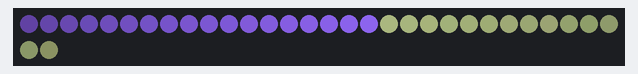
The sketch below on a simulated Arduino Uno, built with avr-gcc and run on an emulated ATmega328P. Parts: 32 RGB LEDs in strip order, left to right, continuing on the next row. Dim RGB values are drawn brighter than linear; the strip is taken to match the declared colour order; random numbers use the default seed unless the sketch sets one.

Above: at 0.2 s.
At 5.19 s:
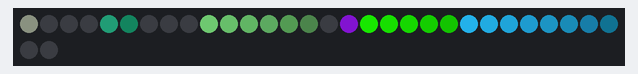
At 10.1 s:
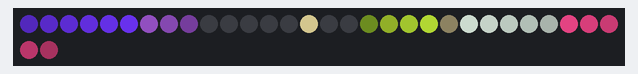
At 20.1 s:
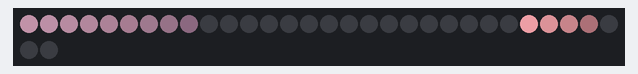
At 30.02 s:
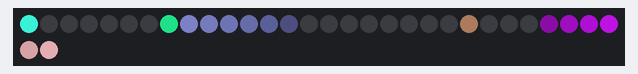
At 39.93 s:
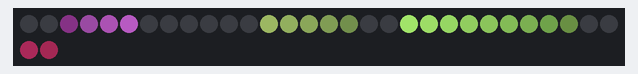

The sketch:

Particles.ino
```cpp
#include <Adafruit_NeoPixel.h>
#include "LEDStripParticleEmitter.h"

#define LED_STRIP_PIN 11
#define PIXEL_COUNT 32
#define PIXELS_PER_METER 30
#define PARTICLE_COUNT 9
#define MAX_COLOR 255

// Parameter 1 = number of pixels in strip
// Parameter 2 = pin number (most are valid)
// Parameter 3 = pixel type flags, add together as needed:
//   NEO_RGB     Pixels are wired for RGB bitstream
//   NEO_GRB     Pixels are wired for GRB bitstream
//   NEO_KHZ400  400 KHz bitstream (e.g. FLORA pixels)
//   NEO_KHZ800  800 KHz bitstream (e.g. High Density LED strip)

Adafruit_NeoPixel strip = Adafruit_NeoPixel(PIXEL_COUNT, LED_STRIP_PIN, NEO_RGB + NEO_KHZ800);
LEDStripParticleEmitter emitter = LEDStripParticleEmitter(PIXEL_COUNT, PIXELS_PER_METER, PARTICLE_COUNT);

void setup() {
  Serial.begin(9600);
  strip.begin();
  // The speed of each particle varies by plus or minus half of the range value.
  emitter.particleSpeedMetersPerSec = emitter.particleSpeedRange = 1.0;
  emitter.maxColor = MAX_COLOR;
  emitter.threed = false;

  // Enter up to 3 colors to sequence,
  // or let the emitter choose random colors
//  emitter.colorSequence[0] = strip.Color(255, 0, 0);
//  emitter.colorSequence[1] = strip.Color(0, 255, 0);
//  emitter.colorSequence[2] = strip.Color(255, 255, 255);
}

void loop() {
  emitter.updateStrip(strip);
}
```

LEDStripParticleEmitter.cpp
```cpp
// (licence header left out)
#include "LEDStripParticleEmitter.h"
#include <stdlib.h>
#include <math.h>

#define MAX_COLOR 255
#define MAX_VELOCITY 0.015  // TODO: Set this indirectly by specifying max seconds to transit entire strip.
#define FPS 30.0
#define MILLIS_PER_FRAME (1000 / FPS)

LEDStripParticleEmitter::LEDStripParticleEmitter(uint16_t _pixelCount, uint8_t _ppm, uint8_t _particleCount) {
    pixelCount = _pixelCount;
    ppm = (_ppm > 0 ? _ppm : 1);
    particleSpeedMetersPerSec = 3.5;
    particleSpeedRange = 0.0;
    stripPosition = 0.5;
    zDeltaDirection = 1.0;
    threed = false;
    flicker = false;
    frameLastUpdatedAt = 0;
    maxColor = MAX_COLOR;
    currentColorSequenceIndex = 0;
    particleCount = _particleCount;
    useColorSequence = 0;

    if (particleCount > MAX_PARTICLES) {
      particleCount = MAX_PARTICLES;
    }

    for (int i=0; i < particleCount; i++) {
        particles[i] = newParticle();
    }

}

Particle LEDStripParticleEmitter::newParticle() {
    Particle p;

    p.coord.x = (random(2) == 0 ? 0.0 : 1.0); //random(67) / 100.0 + 0.33;
    p.coord.y = 0.0;
    p.coord.z = (threed ? random(100) / 100.0 : 0.0);

    int8_t direction = (p.coord.x > 0.5 ? -1 : 1);

    // compute particle speed
    particleSpeedMetersPerSec = fmax(0.001, particleSpeedMetersPerSec);
    float stripLengthMeters = float(pixelCount) / float(ppm);
    stripLengthMeters = (stripLengthMeters > 0.0 ? stripLengthMeters : 1.0);

    float velocityUnitsPerSec = (particleSpeedMetersPerSec / float(stripLengthMeters));

    if (particleSpeedRange > 0.0) {
      velocityUnitsPerSec = (velocityUnitsPerSec - (particleSpeedRange / 2.0)) + (random(100.0) / 100.0 * particleSpeedRange);
    }

    velocityUnitsPerSec = fmax(0.0001, velocityUnitsPerSec);

    p.speed.x = (velocityUnitsPerSec * direction) / 1000.0;
    p.speed.y = 0.0;

    direction = (random(2) == 0 ? 1 : -1);
    p.speed.z = 0.0; //(M_PI/45); //(M_PI / 180.0 * random(90) * direction);

    maxColor = fmin(MAX_COLOR, fmax(0, maxColor));
    uint8_t prtMaxColor = maxColor * (1.0 - (random(66) / 100.0));

    if (useColorSequence) {
      if (++currentColorSequenceIndex > 2) {
        currentColorSequenceIndex = 0;
      }
      uint32_t c = colorSequence[currentColorSequenceIndex];
      p.redColor = (uint8_t)(c >> 16);
      p.greenColor = (uint8_t)(c >>  8);
      p.blueColor = (uint8_t)c;
    }
    else {
      p.redColor = random(prtMaxColor);
      p.greenColor = random(prtMaxColor);
      p.blueColor = random(prtMaxColor);
    }

    p.dimmed = false;
    return p;
}

Particle LEDStripParticleEmitter::updateParticle(uint16_t i) {
    Particle *p = &particles[i];

    if (flicker) {
        p->dimmed = (random(3) == 0 ? 1 : 0);
    }

    // Z speed acts as theta
    p->coord.z = (threed ? 0.9*sin(p->speed.z) : 0.0);
    p->speed.z += (M_PI/500.0);

    if (p->speed.z >= M_PI) {
        p->speed.z = 0.0;
    }

    float zScale = (1.0 - (p->coord.z * 0.9));
    unsigned long now = millis();
    unsigned long millisSinceLastUpdate = (now - frameLastUpdatedAt);
    p->coord.x += (float(millisSinceLastUpdate) * p->speed.x) * zScale;
    p->coord.y += (millisSinceLastUpdate * p->speed.y) * zScale;

    float extra = 0.25;

    if (p->coord.x < 0.0-extra || p->coord.x > 1.0+extra ||
        p->coord.y < 0.0-extra || p->coord.y > 1.0+extra) {
//        delete p;
        *p = newParticle();
    }

    return *p;
}

float LEDStripParticleEmitter::metersToPixels(float meters) {
  return meters * ppm;
}

void LEDStripParticleEmitter::updateStrip(Adafruit_NeoPixel& strip) {
    unsigned long now = millis();

    if (frameLastUpdatedAt == 0) {
        frameLastUpdatedAt = now;
    }

    if ((now - frameLastUpdatedAt) < MILLIS_PER_FRAME) {
      return;
    }

    // Draw each particle
    for (int i=0; i < particleCount; i++) {

        // Update this particle's position
        Particle prt = updateParticle(i);

        float zScale = (1.0 - prt.coord.z);
        float tailLength = 1 + abs(prt.speed.x * 10000) * zScale;
        int16_t startSlot = pixelCount * prt.coord.x;
        int16_t currentSlot = startSlot;
        int16_t oldSlot = currentSlot;

        // Draw the particle and its tail
        // High speed particles have longer tails
        for (int ii=0; ii < tailLength; ii++) {

            // Taper the tail fade
            float colorScale = ((tailLength - (ii * GOLDEN_RATIO)) / tailLength);

            if (ii == 0 && prt.dimmed) {
            // Flicker the first particle
                colorScale *= (random(50) / 100) + 0.05;
            }

            if (threed) {
                colorScale *= zScale;
            }

            if (colorScale < 0.05) {
                colorScale = 0.0;
            }

            // Draw particle
            strip.setPixelColor(currentSlot,
                                strip.Color(prt.redColor * colorScale,
                                            prt.greenColor * colorScale,
                                            prt.blueColor * colorScale));

            oldSlot = currentSlot;
            currentSlot = startSlot + ((ii+1) * (prt.speed.x > 0 ? -1 : 1));
        }

        //Terminate the tail
        strip.setPixelColor(oldSlot, strip.Color(0, 0, 0));
    }

    strip.show();
    frameLastUpdatedAt = millis();;
}
```

LEDStripParticleEmitter.h
```cpp
// (licence header left out)
#ifndef LEDStripParticleEmitter_h
#define LEDStripParticleEmitter_h

#if (ARDUINO >= 100)
 #include <Arduino.h>
#else
 #include <WProgram.h>
 #include <pins_arduino.h>
#endif

#include <Adafruit_NeoPixel.h>
#include <stdint.h>
#include <stddef.h>
#include <stdlib.h>

#define MAX_PARTICLES 33
#define GOLDEN_RATIO 1.618

typedef struct {
  float x;
  float y;
  float z;
} Coord3D;

typedef struct {
    Coord3D speed;
    uint8_t redColor;
    uint8_t greenColor;
    uint8_t blueColor;
    bool dimmed;
    Coord3D coord;
    unsigned long lastUpdatedAt;
} Particle;

class LEDStripParticleEmitter {
 public:
  LEDStripParticleEmitter(uint16_t pixelCount, uint8_t ppm, uint8_t particleCount);
  void
    updateStrip(Adafruit_NeoPixel& strip);
  Particle
    updateParticle(uint16_t i),
    newParticle();
  float
    metersToPixels(float meters),
    stripPosition,
    particleSpeedMetersPerSec,
    particleSpeedRange;
  uint16_t
    pixelCount,    // Number of RGB LEDs in strip
    particleCount;
  uint8_t
    ppm,
    maxColor;
  bool
    flicker,
    useColorSequence,
    threed;
  uint32_t
    colorSequence[3];
  uint8_t
    currentColorSequenceIndex;

 private:
  Particle
    particles[MAX_PARTICLES];
  float
    zDeltaDirection;
  unsigned long
    particlesLastUpdatedAt,
    frameLastUpdatedAt;

};


#endif
```
